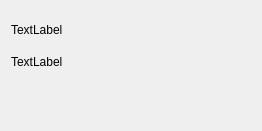
<?xml version="1.0" encoding="UTF-8"?>
<ui version="4.0">
 <class>FrameOptionsWidget</class>
 <widget class="QWidget" name="FrameOptionsWidget">
  <property name="geometry">
   <rect>
    <x>0</x>
    <y>0</y>
    <width>262</width>
    <height>131</height>
   </rect>
  </property>
  <property name="windowTitle">
   <string>Form</string>
  </property>
  <widget class="QLabel" name="pictureLabel">
   <property name="geometry">
    <rect>
     <x>0</x>
     <y>0</y>
     <width>261</width>
     <height>131</height>
    </rect>
   </property>
   <property name="text">
    <string/>
   </property>
   <property name="pixmap">
    <pixmap resource="../rdo_studio.qrc">:/frame_options_view/frame_options_view/frameoptionsview.bmp</pixmap>
   </property>
   <property name="scaledContents">
    <bool>true</bool>
   </property>
  </widget>
  <widget class="QWidget" name="">
   <property name="geometry">
    <rect>
     <x>11</x>
     <y>11</y>
     <width>421</width>
     <height>111</height>
    </rect>
   </property>
   <layout class="QVBoxLayout" name="verticalLayout">
    <property name="sizeConstraint">
     <enum>QLayout::SetNoConstraint</enum>
    </property>
    <item>
     <widget class="QLabel" name="russianSampleLabel">
      <property name="sizePolicy">
       <sizepolicy hsizetype="Maximum" vsizetype="Maximum">
        <horstretch>0</horstretch>
        <verstretch>0</verstretch>
       </sizepolicy>
      </property>
      <property name="text">
       <string>TextLabel</string>
      </property>
     </widget>
    </item>
    <item>
     <widget class="QLabel" name="englishSampleLabel">
      <property name="sizePolicy">
       <sizepolicy hsizetype="Maximum" vsizetype="Maximum">
        <horstretch>0</horstretch>
        <verstretch>0</verstretch>
       </sizepolicy>
      </property>
      <property name="text">
       <string>TextLabel</string>
      </property>
     </widget>
    </item>
    <item>
     <spacer name="verticalSpacer">
      <property name="orientation">
       <enum>Qt::Vertical</enum>
      </property>
      <property name="sizeType">
       <enum>QSizePolicy::Maximum</enum>
      </property>
      <property name="sizeHint" stdset="0">
       <size>
        <width>20</width>
        <height>40</height>
       </size>
      </property>
     </spacer>
    </item>
   </layout>
  </widget>
 </widget>
 <resources>
  <include location="../rdo_studio.qrc"/>
 </resources>
 <connections/>
</ui>
